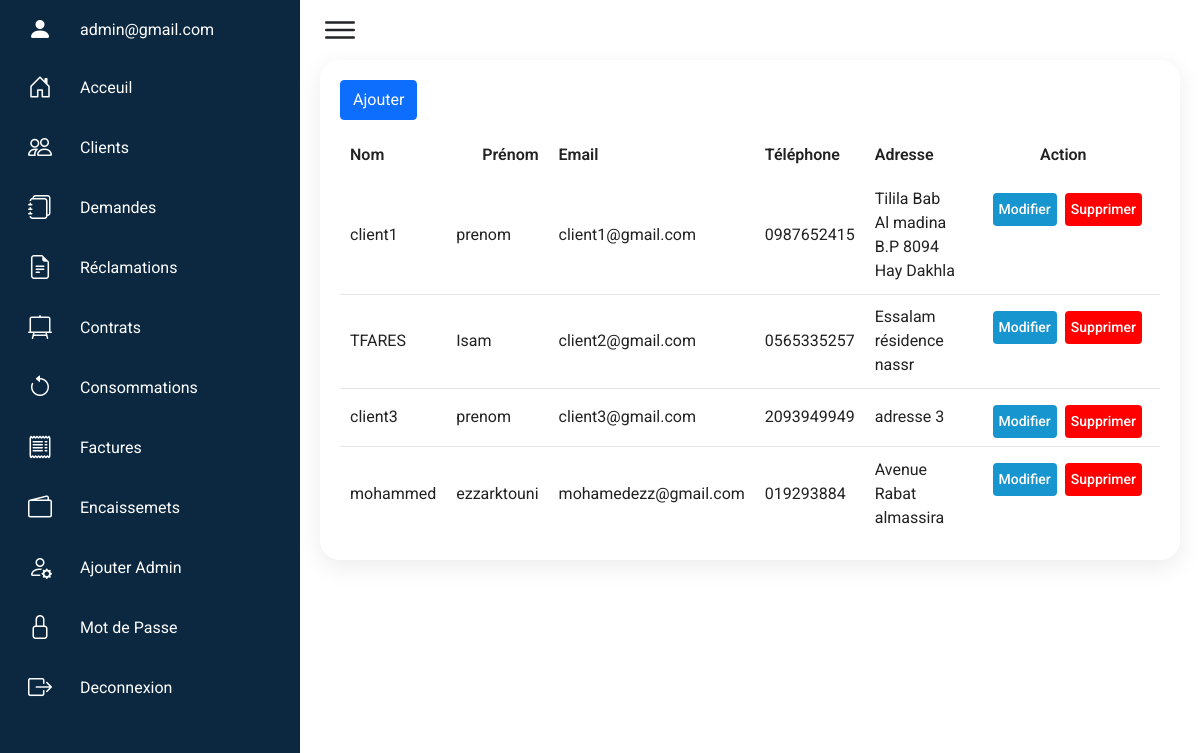
The page /index.php?page=clients (signed in) on the database its author committed.
### tables this page shows
CREATE TABLE `clients` (
  `client_id` int(11) NOT NULL,
  `password` varchar(50) NOT NULL,
  `nom` varchar(20) NOT NULL,
  `prenom` varchar(20) NOT NULL,
  `adresse` varchar(50) NOT NULL,
  `tel` varchar(10) NOT NULL,
  `email` varchar(30) NOT NULL,
  `isVerified` int(11) NOT NULL DEFAULT 0,
  `token` varchar(255) NOT NULL,
  `isActive` tinyint(4) NOT NULL DEFAULT 1
);

### models/clients.php (called while the page is built, shortened)
<?php
function getClients()
{
    $db = connectToDatabase();
    $stm = $db->prepare("SELECT * FROM clients");
    $stm->execute();
    $clients = $stm->fetchAll();
    return $clients;
}

### controllers/clients.php (called while the page is built, shortened)
<?php
require("models/clients.php");
function clients()
{
    $clients = getClients();
    return $clients;
}

### views/admin/clients.php (the view, shortened to what this page needs)
<?php
$clients = clients();
?>
<div class="details-table pt-0">
    <div class="activities">
        <div class="d-flex justify-content-between">
            <button type="button" class="btn btn-primary" data-bs-toggle="modal" data-bs-target="#addStudent" style="height: 40px !important;">
                Ajouter
            </button>
        </div>
        <table>
            <thead>
                <tr>
                    <td>Nom</td>
                    <td>Prénom</td>
                    <td class="text-start">Email </td>
                    <td class="text-start">Téléphone</td>
                    <td class="text-start">Adresse</td>
                    <td class="text-center">Action</td>
                </tr>
            </thead>
            <tbody>
                <?php foreach ($clients as $client) { ?>
                    <tr>
                        <td>
                            <?= $client['nom'] ?>
                        </td>
                        <td class="text-start">
                            <?= $client['prenom'] ?>
                        </td>
                        <td class="text-start">
                            <?= $client['email'] ?>
                        </td>
                        <td class="text-start">
                            <?= $client['tel'] ?>
                        </td>
                        <td class="text-start">
                            <?= $client['adresse'] ?>
                        </td>
                        <td class="d-flex justify-content-evenly py-2 mt-2 mx-2">
                            <button type="button" class="status btn delivered border-none mx-2" data-bs-toggle="modal" data-bs-target="#modifierClient<?= $client['client_id'] ?>">Modifier</button>
                            <form action="?page=deleteClient" method="post">
                                <button type="submit" class="status btn return border-none" onclick="return confirm('Êtes-vous sûr de vouloir supprimer le client  <?= $client['nom'] . ' ' . $client['prenom'] ?>  ?');">Supprimer</button>
                            </form>
                        </td>
                    </tr>
                <?php } ?>
            </tbody>
        </table>
    </div>
</div>
<?php require('views/admin/layout.php');

### css/admin.css (style rules this page uses)
* { font-family: Roboto; margin: 0; padding: 0; box-sizing: border-box; }
:root { --blue: #0B2840; --white: #fff; --gray: #f5f5f5; --black1: #222; --black2: #999; }
body { min-height: 100vh; overflow-x: hidden; }
.details-table { position: relative; width: 100%; padding: 20px; display: grid; }
.details-table .activities { position: relative; display: grid; min-height: 500px; background: var(--white); padding: 20px; box-shadow: 0 7px 25px rgba(0, 0, 0, 0.08); border-radius: 20px; }
.details-table table { width: 100%; border-collapse: collapse; margin-top: 10px; }
.details-table table thead td { font-weight: 600; }
.details-table .activities table tr { color: var(--black1); border-bottom: 1px solid rgba(0, 0, 0, 0.1); }
.details-table .activities table tr:last-child { border-bottom: none; }
.details-table .activities table tr td { padding: 10px; }
.details-table .activities table tr td:last-child { text-align: end; }
.details-table .activities table tr td:nth-child(2) { text-align: end; }
.details-table .activities table tr td:nth-child(3) { text-align: center; }
.status.delivered { padding: 2px 4px; background: #1795ce; color: var(--white); border-radius: 4px; padding: 5px; font-size: 14px; font-weight: 500; }
.status.return { padding: 2px 4px; background: #f00; color: var(--white); border-radius: 4px; font-size: 14px; padding: 5px; font-weight: 500; }

### rows shown on the page
clients: nom "client1", prenom "prenom", email "client1@gmail.com", tel "0987652415", adresse "Tilila Bab Al madina B.P 8094 Hay Dakhla"
clients: nom "TFARES", prenom "Isam", email "client2@gmail.com", tel "0565335257", adresse "Essalam résidence nassr"
clients: nom "client3", prenom "prenom", email "client3@gmail.com", tel "2093949949", adresse "adresse 3"
clients: nom "mohammed", prenom "ezzarktouni", email "mohamedezz@gmail.com", tel "019293884", adresse "Avenue Rabat almassira"

### other values the page prints
$_SESSION['admin']['email'] "admin@gmail.com"
